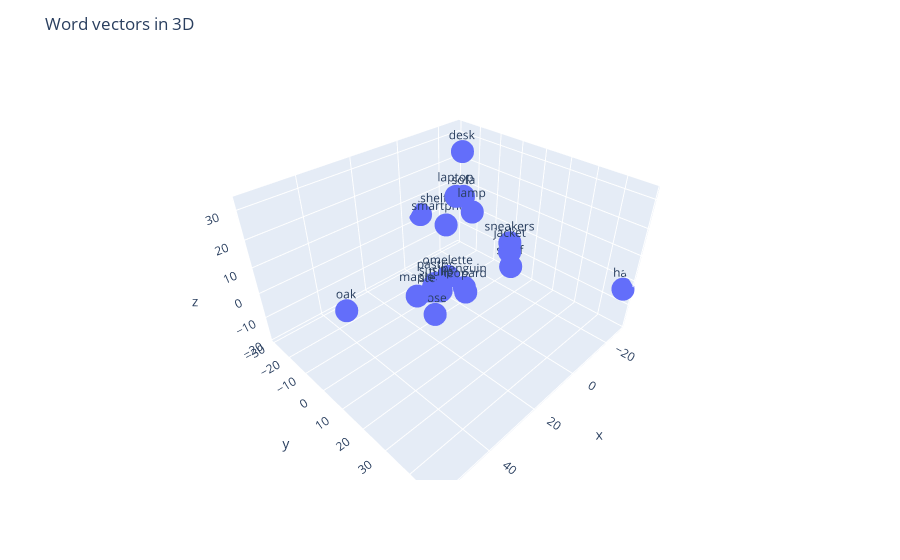

Source (notebook cell):
### Code cell
# Applying PCA to reduce the dimensionality of the word vectors to 3
pca = PCA(n_components=3)
principalComponents = pca.fit_transform(words_vector)

# Creating a dataframe with the 3D word vectors to plot them
df = pd.DataFrame(principalComponents, columns=['x', 'y', 'z'])
df['word'] = words

# Plotting the 3D word vectors
fig = px.scatter_3d(df, x='x', y='y', z='z', text='word')
fig.update_traces(textposition='top center')
fig.update_layout(title='Word vectors in 3D')
fig.show()

### Figure 1 — Plotly figure (JSON) as saved in the notebook; plotly's stock layout.template omitted (floating-point values rounded to 4 significant figures)
{"data": [{"hovertemplate": "x=%{x}<br>y=%{y}<br>z=%{z}<br>word=%{text}<extra></extra>", "legendgroup": "", "marker": {"color": "#636efa", "symbol": "circle"}, "mode": "markers+text", "name": "", "scene": "scene", "showlegend": false, "text": ["penguin", "leopard", "oak", "maple", "tulip", "rose", "sushi", "omelette", "pastry", "steak", "sofa", "bookshelf", "lamp", "desk", "sneakers", "jacket", "scarf", "hat", "smartphone", "laptop"], "textposition": "top center", "type": "scatter3d", "x": [-1.187, -0.5505, 57.42, 22.93, 13.5, 18.26, 1.343, -1.082, 1.7, 5.036, -3.033, -7.264, -2.352, -12.08, -15.98, -13.47, -12.35, -28.17, -9.477, -13.19], "y": [0.9265, 2.265, 16.38, 2.528, 3.943, 5.883, -12.91, -7.421, -11.61, -8.598, -2.009, -28.82, 2.717, -11.39, 8.825, 10.95, 12.77, 47.84, -16.89, -15.38], "z": [-12.99, -14.08, 19.6, -2.71, -4.895, -11.3, -18.82, -12.27, -16.22, -18.04, 22.34, 3.291, 18.54, 32.65, 3.226, 1.545, -3.357, -3.031, 2.656, 13.87]}], "layout": {"legend": {"tracegroupgap": 0}, "margin": {"t": 60}, "scene": {"domain": {"x": [0, 1], "y": [0, 1]}, "xaxis": {"title": {"text": "x"}}, "yaxis": {"title": {"text": "y"}}, "zaxis": {"title": {"text": "z"}}}, "title": {"text": "Word vectors in 3D"}}}
